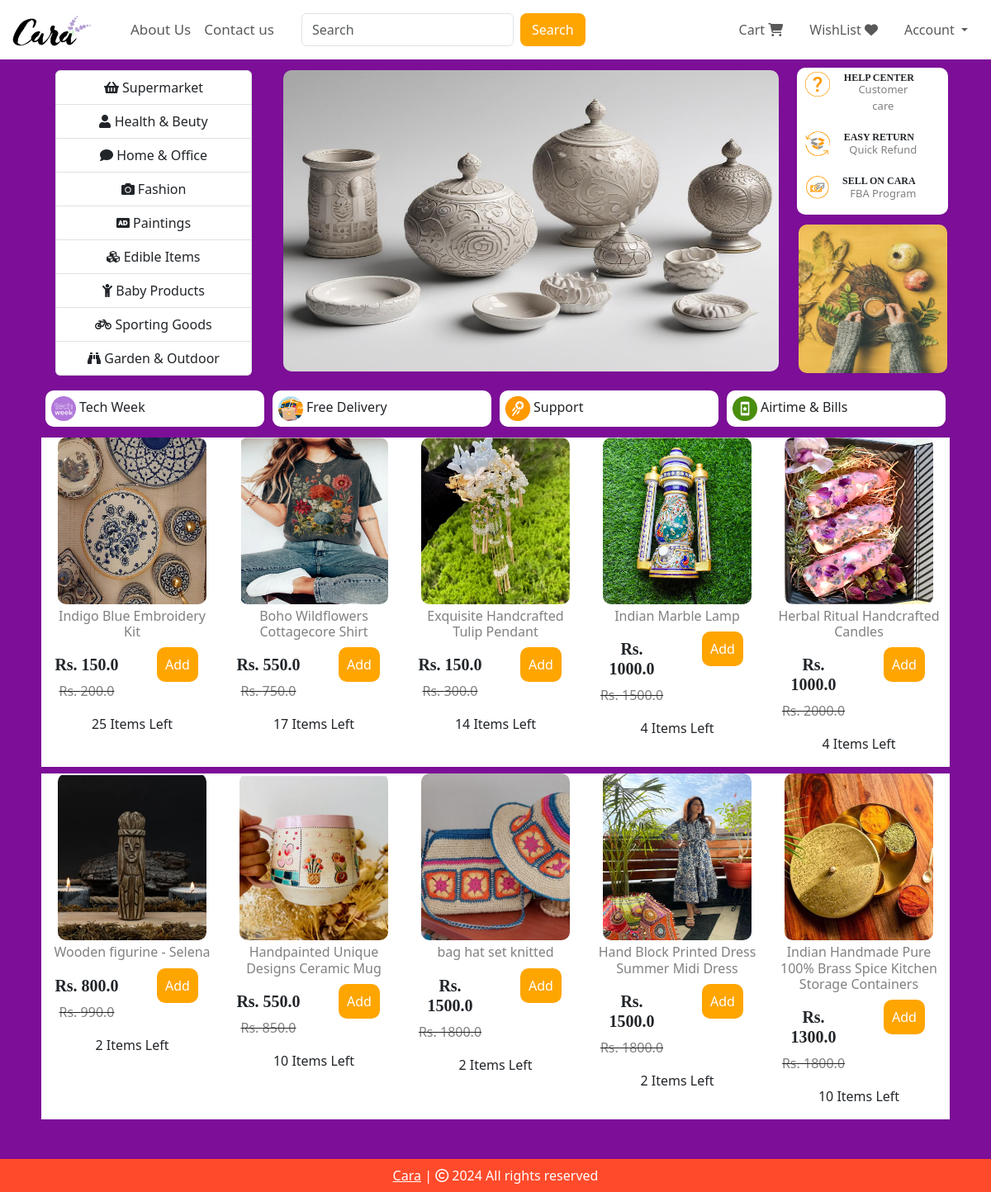
The page / on the database its author committed.
### website/models.py (models this page shows, shortened)
class Product(db.Model):
    id = db.Column(db.Integer, primary_key=True)
    product_name = db.Column(db.String(100), nullable=False)
    current_price = db.Column(db.Float, nullable=False)
    previous_price = db.Column(db.Float, nullable=False)
    in_stock = db.Column(db.Integer, nullable=False)
    product_picture = db.Column(db.String(1000), nullable=False)
    flash_sale = db.Column(db.Boolean, default=False)
    date_added = db.Column(db.DateTime, default=datetime.utcnow)
    carts = db.relationship('Cart', backref=db.backref('product', lazy=True))
    orders = db.relationship('Order', backref=db.backref('product', lazy=True))

### website/views.py (the view)
@views.route('/')
def home():
    items = Product.query.filter_by(flash_sale=True)
    return render_template('home.html', items=items, cart=Cart.query.filter_by(customer_link=current_user.id).all()
                           if current_user.is_authenticated else [])

### website/templates/home.html (shortened to what this page needs)
{% extends 'base.html' %}
{% block body %}
<div class="container text-center">
    <div class="row" style="margin: 10px;">
      <div class="col " style="margin: 3px;">
        <div class="list-group" id="right1">
            <a href="" class="list-group-item list-group-item-action">
                <i class="fa fa-shopping-basket" aria-hidden="true"></i>
                <span class="link-name">Supermarket</span>
            </a>
            <a href="" class="list-group-item list-group-item-action">
                <i class="fa fa-user" aria-hidden="true"></i>
                <span class="link-name">Health & Beuty</span>
            </a>
            <a href="" class="list-group-item list-group-item-action">
                <i class="fa-solid fa-comment"></i>
                <span class="link-name">Home & Office</span>
            </a>
            <a href="" class="list-group-item list-group-item-action">
                <i class="fa fa-camera" aria-hidden="true"></i>
                <span class="link-name">Fashion</span>
            </a>
            <a href="" class="list-group-item list-group-item-action">
                <i class="fa fa-audio-description" aria-hidden="true"></i>
                <span class="link-name">Paintings</span>
            </a>
            <a href="" class="list-group-item list-group-item-action">
                <i class="fa fa-cubes" aria-hidden="true"></i>
                <span class="link-name">Edible Items</span>
            </a>
            <a href="" class="list-group-item list-group-item-action">
                <i class="fa fa-child" aria-hidden="true"></i>
                <span class="link-name">Baby Products</span>
            </a>
            <a href="" class="list-group-item list-group-item-action">
                <i class="fa fa-bicycle" aria-hidden="true"></i>
                <span class="link-name">Sporting Goods</span>
            </a>
            <a href="" class="list-group-item list-group-item-action">
                <i class="fa fa-binoculars" aria-hidden="true"></i>
                <span class="link-name">Garden & Outdoor</span>
            </a>
        </div>
      </div>
      <div class="col-md-7" style="margin: 3px;">
        <img src="../static/images/hero4.jpeg" alt="" style="width: 600px; height: 365px; border-radius: 10px;">
      </div>
      <div class="col-md-2">
        <div class="row" style="background-color: white; border-radius: 10px;">
            <div class="row" style="display: flex; margin-top: 5px;">
                <div class="col">
                    <img src="../static/images/help.png" alt="" style="width: 30px; height: 30px; margin-left: -30px;">
                </div>
                <div class="col">
                    <h6 style="font-family:'Times New Roman', Times, serif; font-size: 12px; margin-left: -40px; font-weight: 600;">HELP CENTER</h6>
                    <p style="font-size: small; color: gray; margin-left: -30px; margin-top: -10px;">Customer care</p>
                </div>
            </div>
            <div class="row" style="display: flex; margin-top: 5px;">
                <div class="col">
                    <img src="../static/images/return.png" alt="" style="width: 30px; height: 30px; margin-left: -30px;">
                </div>
                <div class="col">
                    <h6 style="font-family:'Times New Roman', Times, serif; font-size: 12px; margin-left: -40px; font-weight: 600;">EASY RETURN</h6>
                    <p style="font-size: small; color: gray; margin-left: -30px; margin-top: -10px;">Quick Refund</p>
                </div>
            </div>
            <div class="row" style="display: flex; margin-top: 5px;">
                <div class="col">
                    <img src="../static/images/payment.png" alt="" style="width: 30px; height: 30px; margin-left: -30px;">
                </div>
                <div class="col">
                    <h6 style="font-family:'Times New Roman', Times, serif; font-size: 12px; margin-left: -40px; font-weight: 600;">SELL ON CARA</h6>
                    <p style="font-size: small; color: gray; margin-left: -30px; margin-top: -10px;">FBA Program</p>
                </div>
            </div>
        </div>
        <div class="row" style="margin-top: 12px;">
            <div class="col">
                <img src="../static/images/b6.jpg" alt="" class="right2">
            </div>
        </div>
      </div>
    </div>
</div>
<div class="container text-center">
    <div class="row" style="margin: 8px;">
        <div class="col" style="display: flex; background-color: white; border-radius: 10px; padding: 7px; margin: 5px;">
            <img src="../static/images/techweek.png" alt="" style="width: 30px; height: 30px;">
            <h6 style="margin: 4px">Tech Week</h6>
        </div>
        <div class="col" style="display: flex; background-color: white; border-radius: 10px; padding: 7px; margin: 5px;">
            <img src="../static/images/FreeDelivery.png" alt="" style="width: 30px; height: 30px;">
            <h6 style="margin: 4px">Free Delivery</h6>
        </div>
        <div class="col" style="display: flex; background-color: white; border-radius: 10px; padding: 7px; margin: 5px;">
            <img src="../static/images/food.png" alt="" style="width: 30px; height: 30px;">
            <h6 style="margin: 4px">Support</h6>
        </div>
        <div class="col" style="display: flex; background-color: white; border-radius: 10px; padding: 7px; margin: 5px;">
            <img src="../static/images/airtime.png" alt="" style="width: 30px; height: 30px;">
            <h6 style="margin: 4px">Airtime & Bills</h6>
        </div>
    </div>
</div>
<div class="container text-center">
    {% for row in items|batch(5) %}
    <div class="row" style="margin: 8px; background-color: rgb(219, 218, 218);" id="column">
        {% for item in row %}
        <div class="col" style="background-color: white;">
            <img src="{{ item.product_picture }}" alt="" style="height: 202px; width: 180px; border-radius: 10px;">
            <div class="row" style="margin-top: 5px;">
                <h6 style="color: gray;">{{ item.product_name }}</h6>
            </div>
            <div class="row" style="margin-top: 10px;">
                <div class="col">
                    <h5 style="font-weight: 600; font-family: 'Times New Roman', Times, serif;">Rs. {{ item.current_price }}</h5>
                    <strike><p style="color: gray;">Rs. {{ item.previous_price}}</p></strike>
                </div>
                <div class="col">
                    <a href="/add-to-cart/{{ item.id }}">Add</a>
                </div>
            </div>
            <div class="row">
                <p>{{ item.in_stock }} Items Left</p>
            </div>
        </div>
        {% endfor %}
    </div>
    {% endfor %}
</div>
{% endblock %}

### website/templates/base.html (shortened to what this page needs)
<!DOCTYPE html>
<html lang="en">
<head>
    <link rel="stylesheet" href="https://cdnjs.cloudflare.com/ajax/libs/bootstrap-icons/1.10.5/font/bootstrap-icons.min.css" />
    <link rel="stylesheet" href="{{ url_for('static', filename='css/all.min.css') }}">
    <link rel="stylesheet" href="{{ url_for('static', filename='css/bootstrap.min.css') }}">
    <link rel="stylesheet" href="{{ url_for('static', filename='css/style.css') }}">
</head>
<body style="background-color: rgb(124, 14, 151);">
    <nav class="navbar navbar-expand-lg" style="background-color: white;">
      <div class="container-fluid">
        <a class="navbar-brand" href="/" style="color: orange; font-size: 30px; margin-right: -2px;">
          <img src="../static/images/logo.png">
        </a>
        <div class="collapse navbar-collapse" id="navbarSupportedContent">
          <ul class="navbar-nav me-auto mb-2 mb-lg-0">
            <li class="nav-item">
              <a class="nav-link text-grey" href="/about" style="font-size: 17px;">About Us</a>
            </li>
            <li class="nav-item">
              <a class="nav-link text-grey" href="#" style="font-size: 17px;">Contact us</a>
            </li>
          </ul>
          <form class="d-flex" role="search" action="/search" style="margin-right: 170px;" method="POST">
            <input class="form-control me-2" name="search" type="search" placeholder="Search" aria-label="Search">
            <button class="btn" type="submit">Search</button>
          </form>
        </div>
        <ul class="navbar-nav me-auto mb-2 mb-lg-0">
          <li class="nav-item mx-2" id="items">
            {% if cart | length < 1 %}
            <a class="nav-link text-grey" href="/cart"> Cart
              <i class="fa-solid fa-cart-shopping"></i>
            </a>
            {% else %}
            <a class="nav-link text-grey" href="/cart"><span class="badge bg-success"></span> Cart
              <i class="bi bi-{{ cart | length }}-square-fill"></i>
            </a>
            {% endif %}
          </li>
          <li class="nav-item mx-2" id="items">
            <a class="nav-link text-grey" href="#"> WishList
              <i class="fa-solid fa-heart"></i>
            </a>
          </li>
          <li class="nav-item dropdown mx-2">
            <a class="nav-link dropdown-toggle text-grey" href="#" role="button", id="profileDropdown"
            data-bs-toggle="dropdown" aria-hidden="false">
              Account
            </a>
          </li>
        </ul>
      </div>
    </nav>
    {% block body %}
    {% endblock %}
    <footer class="container-fluid  text-center p-2 mt-5" style="background-color: #FF4B2B; color: white;">
      <a href="https://github.com/ORNavneetRanjan" style="color: white;">Cara</a> | <span>
        <i class="fa-sharp fa-regular fa-copyright"></i></span> 2024 All rights reserved
    </footer>
</body>
</html>

### website/static/css/style.css (style rules this page uses)
.d-flex .btn { background: orange; border: 2px solid orange; border-radius: 8px; color: #fff; }
.row .right2 { margin-left: -10px; height: 180px; width: 180px; border-radius: 10px; }
.container .row .col .row .col a { background-color: orange; padding: 10px; border-radius: 10px; text-decoration: none; color: white; }

### rows shown on the page
Product: product_picture (picture), product_name "Indigo Blue Embroidery Kit", current_price "150.0", previous_price "200.0", in_stock "25"
Product: product_picture (picture), product_name "Boho Wildflowers Cottagecore Shirt", current_price "550.0", previous_price "750.0", in_stock "17"
Product: product_picture (picture), product_name "Exquisite Handcrafted Tulip Pendant", current_price "150.0", previous_price "300.0", in_stock "14"
Product: product_picture (picture), product_name "Indian Marble Lamp", current_price "1000.0", previous_price "1500.0", in_stock "4"
Product: product_picture (picture), product_name "Herbal Ritual Handcrafted Candles", current_price "1000.0", previous_price "2000.0", in_stock "4"
Product: product_picture (picture), product_name "Wooden figurine - Selena", current_price "800.0", previous_price "990.0", in_stock "2"
Product: product_picture (picture), product_name "Handpainted Unique Designs Ceramic Mug", current_price "550.0", previous_price "850.0", in_stock "10"
Product: product_picture (picture), product_name "bag hat set knitted", current_price "1500.0", previous_price "1800.0", in_stock "2"
Product: product_picture (picture), product_name "Hand Block Printed Dress Summer Midi Dress", current_price "1500.0", previous_price "1800.0", in_stock "2"
Product: product_picture (picture), product_name "Indian Handmade Pure 100% Brass Spice Kitchen Storage Containers", current_price "1300.0", previous_price "1800.0", in_stock "10"
